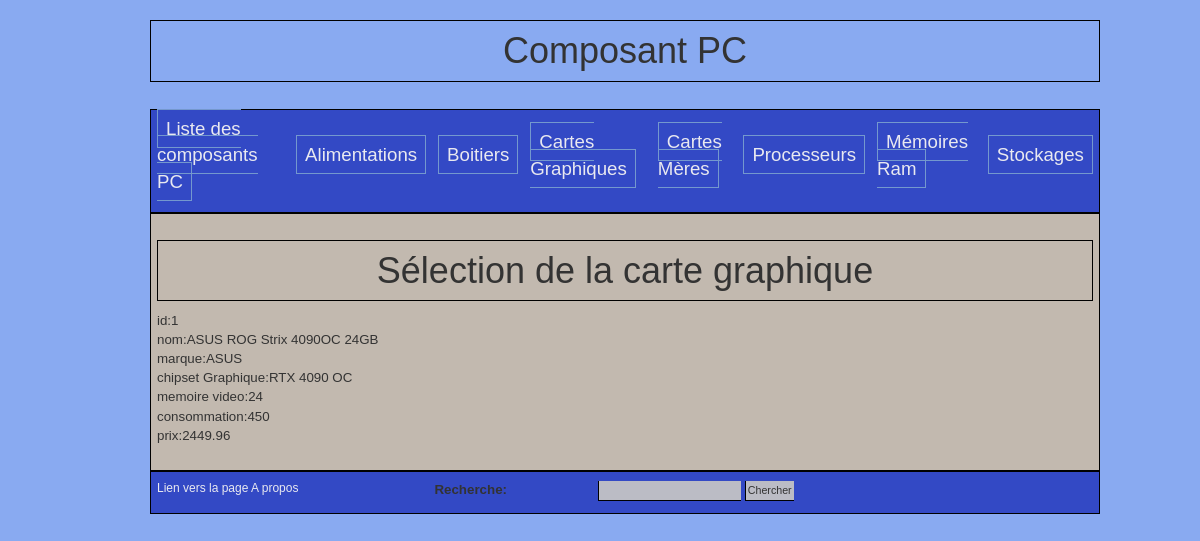
Screenshot of /include/carte_graphique/Carte_graphique.php?action=select&id=1 with the database file from the repository.
### tables this page shows
CREATE TABLE CARTE_GRAPHIQUE ( id INT NOT NULL PRIMARY KEY AUTO_INCREMENT,
nom VARCHAR(100) NOT NULL, marque VARCHAR(100) NOT NULL, chipset_Graphique VARCHAR(30) NOT NULL, memoire_video INT NOT NULL, consommation INT NOT NULL, 
prix FLOAT(10,2) NOT NULL);

### include/carte_graphique/Carte_graphique.php (the view, shortened to what this page needs)
<?php
$root = $_SERVER["DOCUMENT_ROOT"];
$action = key_exists('action', $_GET)? trim($_GET['action']): null;
switch ($action){
    case 'select':
        $id=$_GET["id"];
        $corps="<h1>Sélection de la carte graphique</h1>" ;
        $connection =connecter();
        $requete="SELECT * FROM CARTE_GRAPHIQUE where id=$id";
        $query  = $connection->query($requete);
        $query->setFetchMode(PDO::FETCH_OBJ);
        while( $enregistrement = $query->fetch() ){
            $corps .= "id:".$enregistrement->id."<br>nom:".$enregistrement->nom."<br>marque:".$enregistrement->marque."<br>";
            $corps.= "chipset Graphique:".$enregistrement->chipset_Graphique."<br>memoire video:".$enregistrement->memoire_video."<br>consommation:".$enregistrement->consommation."<br>";
            $corps.= "prix:".$enregistrement->prix."<br>";
        }
        break;
}
include($root."/squelettes/squelette.php");
?>

### style/form.css (style rules this page uses)
body { margin-left: 150px; margin-right: 100px; font-family: arial, helvetica; font-size: 9pt; background-color: #89aaf1; }
h1 { text-align: center; border: 1px solid black; padding: 10px; }

### rows the page displays
carte_graphique: id "1", nom "ASUS ROG Strix 4090OC 24GB", marque "ASUS", chipset_Graphique "RTX 4090 OC", memoire_video "24", consommation "450", prix "2449.96"
